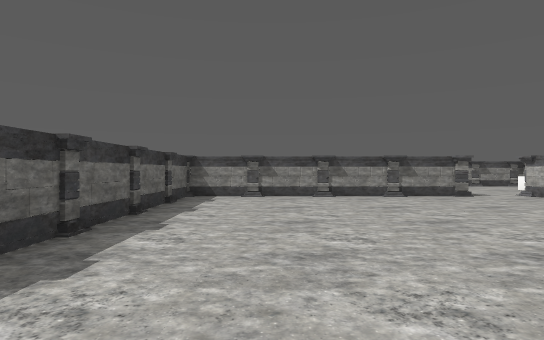
view 1 (above)

14 first-person views from a walk through a 3-D level made in the Unity game engine. The camera is 1.5 m above the floor, looks level and sees 75° across. The floor is counted in squares, 2 m on a side. Each view is taken from the middle of a square. On the plan, view 1 faces up. The plan holds only what a view shows up to about 11 squares ahead; the rest is blank. Some surface patterns are stand-ins.

view 2
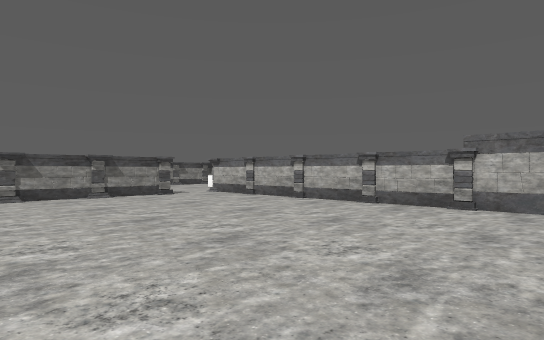

view 3
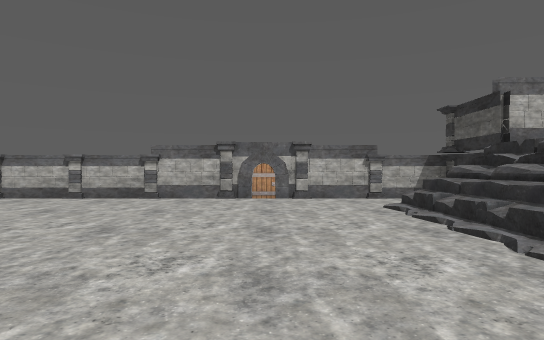

view 4
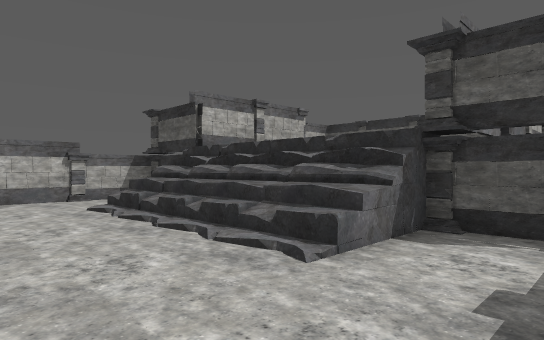

view 5
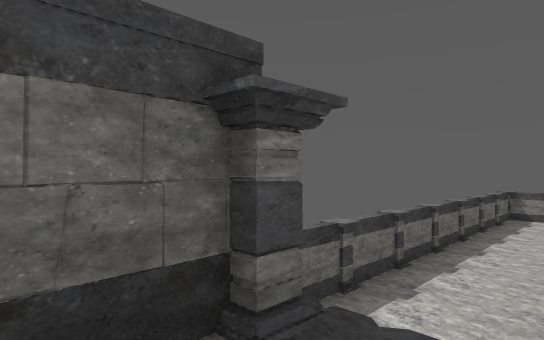

view 6
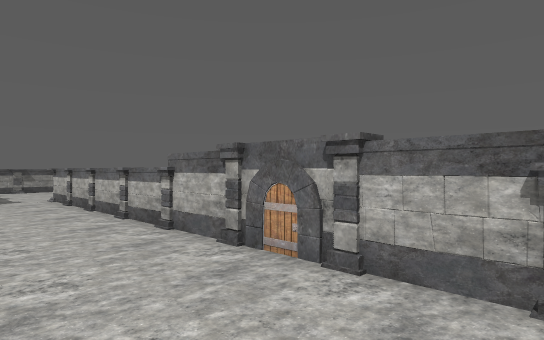

view 7
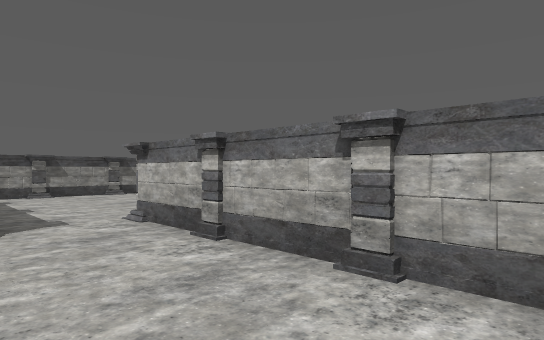

view 8
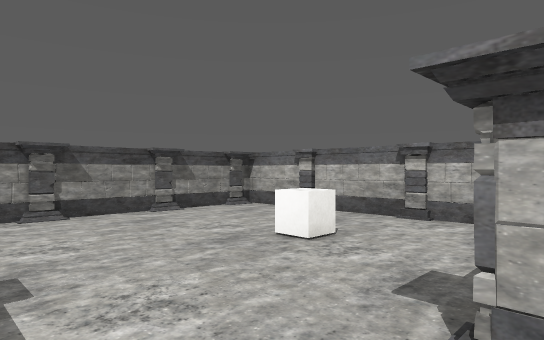

view 9
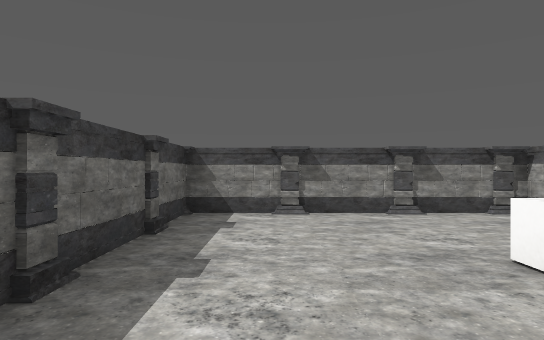

view 10
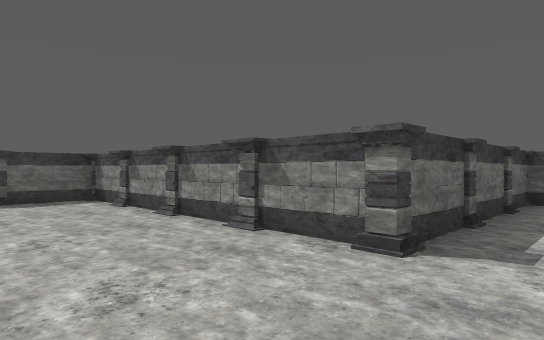

view 11
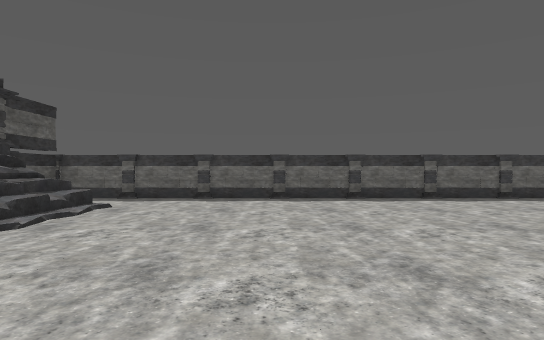

view 12
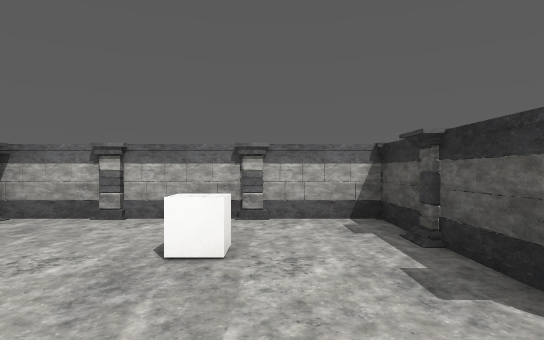

view 13
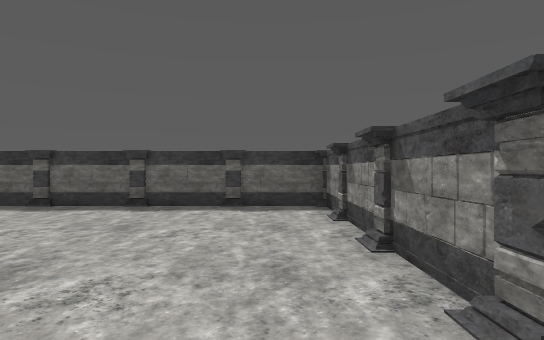

view 14
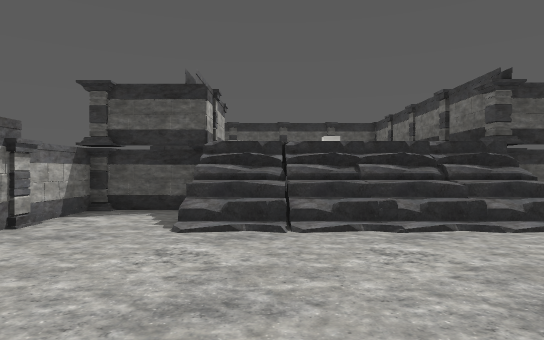

### Floor plan
Key: @ floor where view 1 was taken; # wall or solid block; . main floor; : floor 2.5 m higher than the main floor; / step, stairs or slope; C cube.
Columns run from 3 left of view 1 to 12 right of it. Each row starts with its distance up from view 1.
 17         ########
 16         #......#
 15         #......#
 14         #......#
 13         #...C..#
 12         #......#
 11 #########......#
 10 #......##..#####
  9 #..........#
  8 #..........#
  7 #..........#
  6 #..........#
  5 #..........#
  4 #..........#
  3 #..........#
  2 #..........#
  1 #..........#
  0 #..@.......#
 -1 #..........#
 -2 #..........#
 -3 #.../......#
 -4 #..//////..#
 -5 #..//////..#
 -6 ###:     ###
 -7   #::    #
 -8   #:     #
 -9   #      #
-10   #      ##
-11   #
-12   #

Where each view was taken, in squares from view 1:
view 1: 0 up, 0 right, facing up
view 2: 0 up, 0 right, facing up-right
view 3: 1 down, 2 left, facing right
view 4: 1 down, 2 left, facing down-right
view 5: 7 down, 1 right, facing up-left
view 6: 4 down, 4 right, facing up-right
view 7: 5 up, 5 right, facing up-right
view 8: 10 up, 6 right, facing up-right
view 9: 10 up, 7 right, facing up
view 10: 7 up, 7 right, facing up-left
view 11: 0 up, 7 right, facing left
view 12: 12 up, 6 right, facing right
view 13: 9 up, 5 right, facing left
view 14: 1 up, 4 right, facing down
